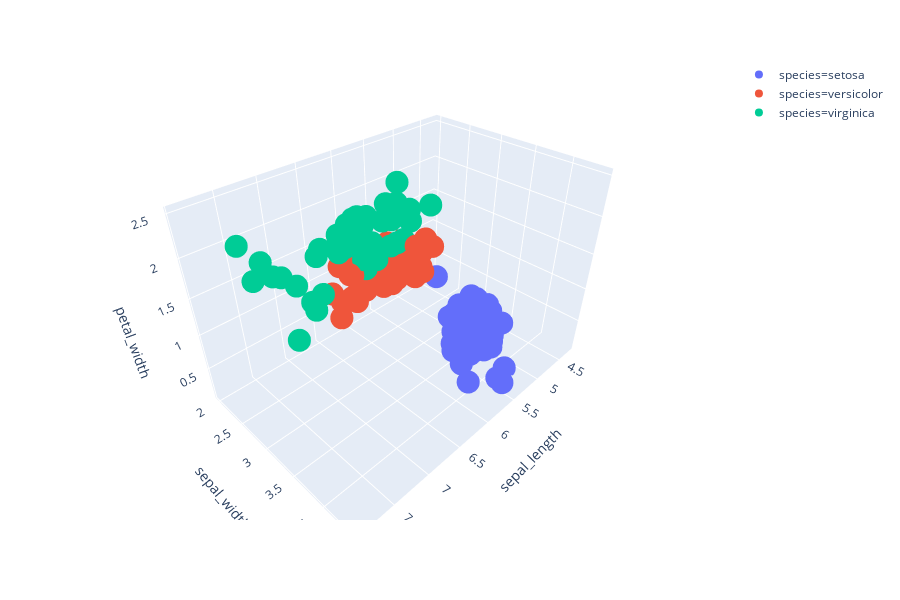

Notebook code cell kept with this figure:
### Code cell
import plotly.express as px
df = px.data.iris()
fig = px.scatter_3d(df, x='sepal_length', y='sepal_width', z='petal_width',
              color='species')
fig.show()

### Figure 1 — Plotly figure (JSON) as saved in the notebook; plotly's stock layout.template omitted (floating-point values rounded to 4 significant figures)
{"data": [{"hoverlabel": {"namelength": 0}, "hovertemplate": "species=setosa<br>sepal_length=%{x}<br>sepal_width=%{y}<br>petal_width=%{z}", "legendgroup": "species=setosa", "marker": {"color": "#636efa", "symbol": "circle"}, "mode": "markers", "name": "species=setosa", "scene": "scene", "showlegend": true, "type": "scatter3d", "x": [5.1, 4.9, 4.7, 4.6, 5, 5.4, 4.6, 5, 4.4, 4.9, 5.4, 4.8, 4.8, 4.3, 5.8, 5.7, 5.4, 5.1, 5.7, 5.1, 5.4, 5.1, 4.6, 5.1, 4.8, 5, 5, 5.2, 5.2, 4.7, 4.8, 5.4, 5.2, 5.5, 4.9, 5, 5.5, 4.9, 4.4, 5.1, 5, 4.5, 4.4, 5, 5.1, 4.8, 5.1, 4.6, 5.3, 5], "y": [3.5, 3, 3.2, 3.1, 3.6, 3.9, 3.4, 3.4, 2.9, 3.1, 3.7, 3.4, 3, 3, 4, 4.4, 3.9, 3.5, 3.8, 3.8, 3.4, 3.7, 3.6, 3.3, 3.4, 3, 3.4, 3.5, 3.4, 3.2, 3.1, 3.4, 4.1, 4.2, 3.1, 3.2, 3.5, 3.1, 3, 3.4, 3.5, 2.3, 3.2, 3.5, 3.8, 3, 3.8, 3.2, 3.7, 3.3], "z": [0.2, 0.2, 0.2, 0.2, 0.2, 0.4, 0.3, 0.2, 0.2, 0.1, 0.2, 0.2, 0.1, 0.1, 0.2, 0.4, 0.4, 0.3, 0.3, 0.3, 0.2, 0.4, 0.2, 0.5, 0.2, 0.2, 0.4, 0.2, 0.2, 0.2, 0.2, 0.4, 0.1, 0.2, 0.1, 0.2, 0.2, 0.1, 0.2, 0.2, 0.3, 0.3, 0.2, 0.6, 0.4, 0.3, 0.2, 0.2, 0.2, 0.2]}, {"hoverlabel": {"namelength": 0}, "hovertemplate": "species=versicolor<br>sepal_length=%{x}<br>sepal_width=%{y}<br>petal_width=%{z}", "legendgroup": "species=versicolor", "marker": {"color": "#EF553B", "symbol": "circle"}, "mode": "markers", "name": "species=versicolor", "scene": "scene", "showlegend": true, "type": "scatter3d", "x": [7, 6.4, 6.9, 5.5, 6.5, 5.7, 6.3, 4.9, 6.6, 5.2, 5, 5.9, 6, 6.1, 5.6, 6.7, 5.6, 5.8, 6.2, 5.6, 5.9, 6.1, 6.3, 6.1, 6.4, 6.6, 6.8, 6.7, 6, 5.7, 5.5, 5.5, 5.8, 6, 5.4, 6, 6.7, 6.3, 5.6, 5.5, 5.5, 6.1, 5.8, 5, 5.6, 5.7, 5.7, 6.2, 5.1, 5.7], "y": [3.2, 3.2, 3.1, 2.3, 2.8, 2.8, 3.3, 2.4, 2.9, 2.7, 2, 3, 2.2, 2.9, 2.9, 3.1, 3, 2.7, 2.2, 2.5, 3.2, 2.8, 2.5, 2.8, 2.9, 3, 2.8, 3, 2.9, 2.6, 2.4, 2.4, 2.7, 2.7, 3, 3.4, 3.1, 2.3, 3, 2.5, 2.6, 3, 2.6, 2.3, 2.7, 3, 2.9, 2.9, 2.5, 2.8], "z": [1.4, 1.5, 1.5, 1.3, 1.5, 1.3, 1.6, 1, 1.3, 1.4, 1, 1.5, 1, 1.4, 1.3, 1.4, 1.5, 1, 1.5, 1.1, 1.8, 1.3, 1.5, 1.2, 1.3, 1.4, 1.4, 1.7, 1.5, 1, 1.1, 1, 1.2, 1.6, 1.5, 1.6, 1.5, 1.3, 1.3, 1.3, 1.2, 1.4, 1.2, 1, 1.3, 1.2, 1.3, 1.3, 1.1, 1.3]}, {"hoverlabel": {"namelength": 0}, "hovertemplate": "species=virginica<br>sepal_length=%{x}<br>sepal_width=%{y}<br>petal_width=%{z}", "legendgroup": "species=virginica", "marker": {"color": "#00cc96", "symbol": "circle"}, "mode": "markers", "name": "species=virginica", "scene": "scene", "showlegend": true, "type": "scatter3d", "x": [6.3, 5.8, 7.1, 6.3, 6.5, 7.6, 4.9, 7.3, 6.7, 7.2, 6.5, 6.4, 6.8, 5.7, 5.8, 6.4, 6.5, 7.7, 7.7, 6, 6.9, 5.6, 7.7, 6.3, 6.7, 7.2, 6.2, 6.1, 6.4, 7.2, 7.4, 7.9, 6.4, 6.3, 6.1, 7.7, 6.3, 6.4, 6, 6.9, 6.7, 6.9, 5.8, 6.8, 6.7, 6.7, 6.3, 6.5, 6.2, 5.9], "y": [3.3, 2.7, 3, 2.9, 3, 3, 2.5, 2.9, 2.5, 3.6, 3.2, 2.7, 3, 2.5, 2.8, 3.2, 3, 3.8, 2.6, 2.2, 3.2, 2.8, 2.8, 2.7, 3.3, 3.2, 2.8, 3, 2.8, 3, 2.8, 3.8, 2.8, 2.8, 2.6, 3, 3.4, 3.1, 3, 3.1, 3.1, 3.1, 2.7, 3.2, 3.3, 3, 2.5, 3, 3.4, 3], "z": [2.5, 1.9, 2.1, 1.8, 2.2, 2.1, 1.7, 1.8, 1.8, 2.5, 2, 1.9, 2.1, 2, 2.4, 2.3, 1.8, 2.2, 2.3, 1.5, 2.3, 2, 2, 1.8, 2.1, 1.8, 1.8, 1.8, 2.1, 1.6, 1.9, 2, 2.2, 1.5, 1.4, 2.3, 2.4, 1.8, 1.8, 2.1, 2.4, 2.3, 1.9, 2.3, 2.5, 2.3, 1.9, 2, 2.3, 1.8]}], "layout": {"height": 600, "legend": {"tracegroupgap": 0}, "margin": {"t": 60}, "scene": {"domain": {"x": [0, 1], "y": [0, 1]}, "xaxis": {"title": {"text": "sepal_length"}}, "yaxis": {"title": {"text": "sepal_width"}}, "zaxis": {"title": {"text": "petal_width"}}}}}
